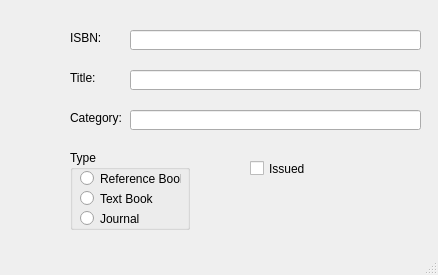
<?xml version="1.0" encoding="UTF-8"?>
<ui version="4.0">
 <class>MainWindow</class>
 <widget class="QMainWindow" name="MainWindow">
  <property name="geometry">
   <rect>
    <x>0</x>
    <y>0</y>
    <width>438</width>
    <height>275</height>
   </rect>
  </property>
  <property name="windowTitle">
   <string>MainWindow</string>
  </property>
  <widget class="QWidget" name="centralwidget">
   <widget class="QGroupBox" name="groupBox_3">
    <property name="geometry">
     <rect>
      <x>70</x>
      <y>150</y>
      <width>120</width>
      <height>80</height>
     </rect>
    </property>
    <property name="title">
     <string>Type</string>
    </property>
    <widget class="QRadioButton" name="radioButton_4">
     <property name="geometry">
      <rect>
       <x>10</x>
       <y>20</y>
       <width>101</width>
       <height>17</height>
      </rect>
     </property>
     <property name="text">
      <string>Reference Book</string>
     </property>
    </widget>
    <widget class="QRadioButton" name="radioButton_5">
     <property name="geometry">
      <rect>
       <x>10</x>
       <y>40</y>
       <width>101</width>
       <height>17</height>
      </rect>
     </property>
     <property name="text">
      <string>Text Book</string>
     </property>
    </widget>
    <widget class="QRadioButton" name="radioButton_6">
     <property name="geometry">
      <rect>
       <x>10</x>
       <y>60</y>
       <width>101</width>
       <height>17</height>
      </rect>
     </property>
     <property name="text">
      <string>Journal</string>
     </property>
    </widget>
   </widget>
   <widget class="QLabel" name="label_2">
    <property name="geometry">
     <rect>
      <x>70</x>
      <y>30</y>
      <width>51</width>
      <height>16</height>
     </rect>
    </property>
    <property name="text">
     <string>ISBN:</string>
    </property>
   </widget>
   <widget class="QLineEdit" name="lineEdit">
    <property name="geometry">
     <rect>
      <x>130</x>
      <y>30</y>
      <width>291</width>
      <height>20</height>
     </rect>
    </property>
   </widget>
   <widget class="QLineEdit" name="lineEdit_2">
    <property name="geometry">
     <rect>
      <x>130</x>
      <y>70</y>
      <width>291</width>
      <height>20</height>
     </rect>
    </property>
   </widget>
   <widget class="QLabel" name="label_3">
    <property name="geometry">
     <rect>
      <x>70</x>
      <y>70</y>
      <width>51</width>
      <height>16</height>
     </rect>
    </property>
    <property name="text">
     <string>Title:</string>
    </property>
   </widget>
   <widget class="QLineEdit" name="lineEdit_3">
    <property name="geometry">
     <rect>
      <x>130</x>
      <y>110</y>
      <width>291</width>
      <height>20</height>
     </rect>
    </property>
   </widget>
   <widget class="QLabel" name="label_4">
    <property name="geometry">
     <rect>
      <x>70</x>
      <y>110</y>
      <width>51</width>
      <height>16</height>
     </rect>
    </property>
    <property name="text">
     <string>Category:</string>
    </property>
   </widget>
   <widget class="QCheckBox" name="checkBox">
    <property name="geometry">
     <rect>
      <x>250</x>
      <y>160</y>
      <width>101</width>
      <height>17</height>
     </rect>
    </property>
    <property name="text">
     <string>Issued</string>
    </property>
   </widget>
  </widget>
  <widget class="QMenuBar" name="menubar">
   <property name="geometry">
    <rect>
     <x>0</x>
     <y>0</y>
     <width>438</width>
     <height>21</height>
    </rect>
   </property>
  </widget>
  <widget class="QStatusBar" name="statusbar"/>
 </widget>
 <resources/>
 <connections/>
</ui>
